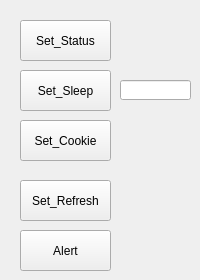
      <widget class="QWidget" name="tab_13">
       <attribute name="title">
        <string>Others</string>
       </attribute>
       <widget class="QPushButton" name="pushButton32">
        <property name="geometry">
         <rect>
          <x>20</x>
          <y>70</y>
          <width>91</width>
          <height>41</height>
         </rect>
        </property>
        <property name="text">
         <string>Set_Sleep</string>
        </property>
       </widget>
       <widget class="QPushButton" name="pushButton33">
        <property name="geometry">
         <rect>
          <x>20</x>
          <y>120</y>
          <width>91</width>
          <height>41</height>
         </rect>
        </property>
        <property name="text">
         <string>Set_Cookie</string>
        </property>
       </widget>
       <widget class="QLineEdit" name="lineEdit24">
        <property name="geometry">
         <rect>
          <x>120</x>
          <y>80</y>
          <width>71</width>
          <height>20</height>
         </rect>
        </property>
        <property name="text">
         <string/>
        </property>
       </widget>
       <widget class="QPushButton" name="pushButton31">
        <property name="geometry">
         <rect>
          <x>20</x>
          <y>20</y>
          <width>91</width>
          <height>41</height>
         </rect>
        </property>
        <property name="text">
         <string>Set_Status</string>
        </property>
       </widget>
       <widget class="QPushButton" name="pushButton34">
        <property name="geometry">
         <rect>
          <x>20</x>
          <y>180</y>
          <width>91</width>
          <height>41</height>
         </rect>
        </property>
        <property name="text">
         <string>Set_Refresh</string>
        </property>
       </widget>
       <widget class="QPushButton" name="pushButton35">
        <property name="geometry">
         <rect>
          <x>20</x>
          <y>230</y>
          <width>91</width>
          <height>41</height>
         </rect>
        </property>
        <property name="text">
         <string>Alert</string>
        </property>
       </widget>
      </widget>
